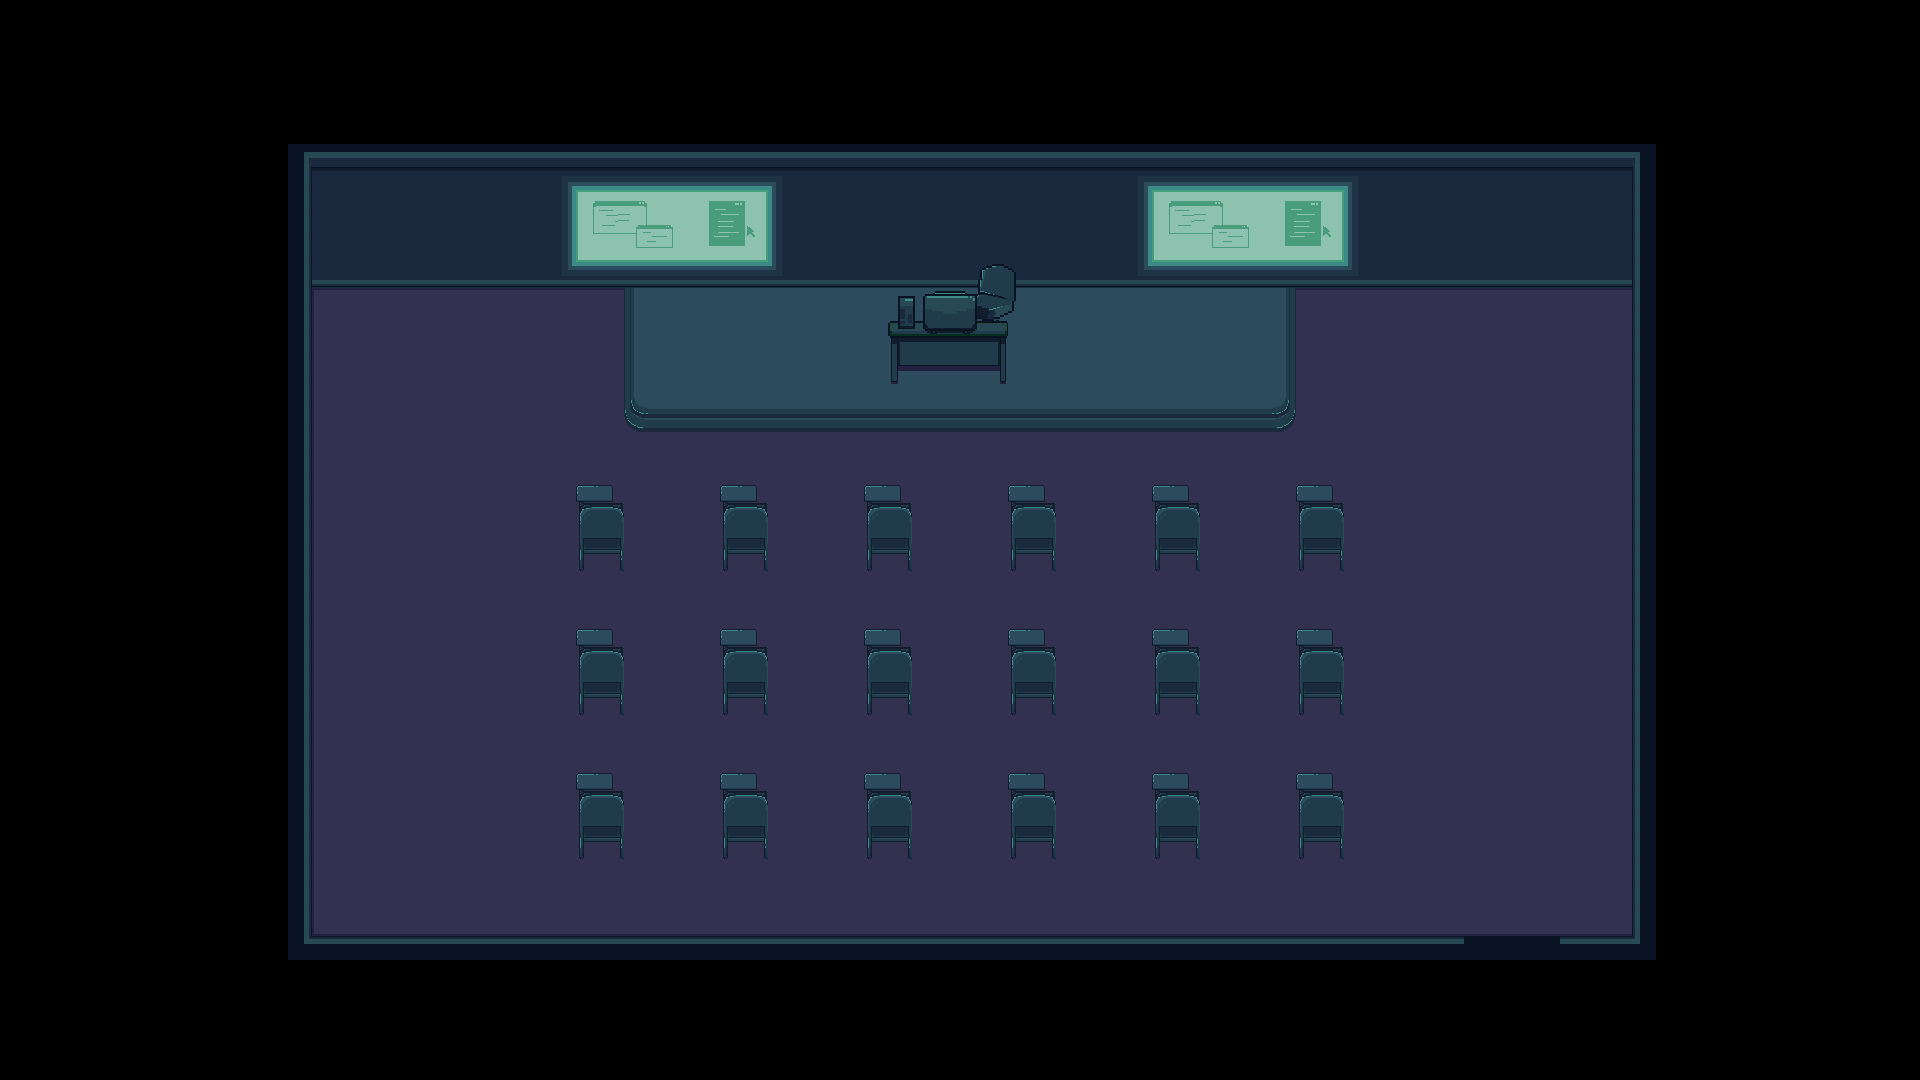

A 2D game scene composited from a Tiled map and its tileset images. What follows is a short description and the map's XML, with each tile layer's data collapsed to a summary:
An orthogonal 80x45 tile map with 24x24 px tiles, 4 tile layers (Tile Layer 1, Tile Layer 2, Tile Layer 3, Tile Layer 4) and 27 objects.

<map version="1.9" tiledversion="1.9.2" orientation="orthogonal" renderorder="right-down" width="80" height="45" tilewidth="24" tileheight="24" infinite="0" nextlayerid="12" nextobjectid="36">
 <tileset firstgid="1" source="Lecturetileset.tsx" />
 <layer id="1" name="Tile Layer 1" width="80" height="45">
  <data>[3600 cells, 3600 non-empty, 22 distinct tile ids]</data>
 </layer>
 <layer id="5" name="Tile Layer 2" width="80" height="45">
  <data>[3600 cells, 413 non-empty, 68 distinct tile ids]</data>
 </layer>
 <layer id="7" name="Tile Layer 3" width="80" height="45">
  <data>[3600 cells, 9 non-empty, 9 distinct tile ids]</data>
 </layer>
 <layer id="6" name="Tile Layer 4" width="80" height="45">
  <data>[3600 cells, 20 non-empty, 20 distinct tile ids]</data>
 </layer>
 <objectgroup id="9" name="collider">
  <object id="1" x="290" y="146.737" width="1368" height="94.86" />
  <object id="4" x="972" y="264" width="45.5" height="47" />
  <object id="9" x="578" y="485" width="47" height="43" />
  <object id="10" x="576.5" y="628.5" width="47" height="43" />
  <object id="11" x="720" y="629" width="47.5" height="42.5" />
  <object id="12" x="721" y="485.5" width="0.5" />
  <object id="13" x="721.5" y="485.5" width="47.5" height="43" />
  <object id="14" x="863" y="485" width="49.5" height="43" />
  <object id="15" x="866" y="627" width="47.5" height="47.5" />
  <object id="16" x="1008.5" y="485" width="47" height="45" />
  <object id="17" x="1008.5" y="629.5" width="47" height="42" />
  <object id="18" x="1151.5" y="484.5" width="49" height="45.5" />
  <object id="19" x="1296.5" y="485" width="47" height="45.5" />
  <object id="20" x="1296" y="627.5" width="49" height="45" />
  <object id="21" x="1152" y="628" width="48.5" height="46" />
  <object id="23" x="1296.5" y="772.5" width="49.5" height="45.5" />
  <object id="24" x="1152.5" y="773" width="48.5" height="44" />
  <object id="25" x="1007.5" y="772.5" width="49.5" height="44" />
  <object id="26" x="864" y="773" width="48" height="43" />
  <object id="27" x="576.5" y="772.5" width="48" height="44.5" />
  <object id="28" x="721" y="774" width="47.5" height="41.5" />
  <object id="29" x="286.727" y="935.818" width="1180" height="26" />
  <object id="30" x="286.667" y="142.667" width="22" height="820" />
  <object id="31" x="1633" y="146" width="25" height="813.333" />
  <object id="32" x="1560" y="936" width="96" height="24" />
 </objectgroup>
 <objectgroup id="11" name="table">
  <object id="35" x="888" y="288" width="120" height="72" />
 </objectgroup>
 <objectgroup id="10" name="door">
  <object id="34" x="1464" y="936" width="96" height="24" />
 </objectgroup>
</map>